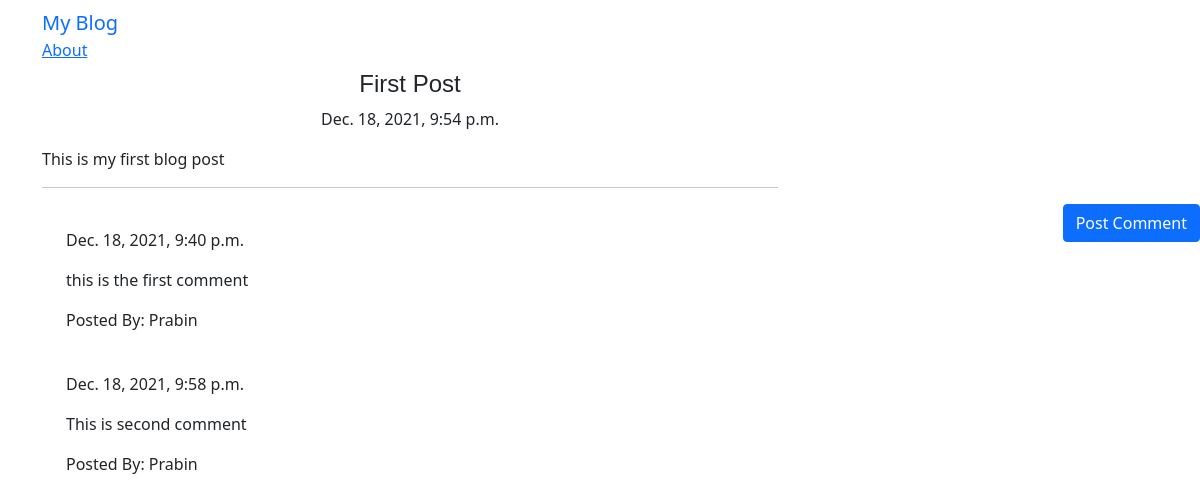
Screenshot of /blog/post/3 with the database file from the repository.
### blog/models.py (models this page shows, shortened)
class Post(models.Model):
    author = models.ForeignKey('auth.User', on_delete=models.CASCADE)
    title = models.CharField(max_length=256)
    text = models.TextField()
    created_date = models.DateTimeField(default=timezone.now())
    published_date = models.DateTimeField(blank=True, null=True)

class Comment(models.Model):
    post = models.ForeignKey('blog.Post', related_name='comments', on_delete=CASCADE)
    author = models.CharField(max_length=200)
    text = models.TextField()
    created_date = models.DateTimeField(default=timezone.now())
    approved_comment = models.BooleanField(default=False)

### blog/views.py (the view)
# urls.py: re_path('post/(?P<pk>\d+)$', views.PostDetailView.as_view(), name='post_detail'),
class PostDetailView(DetailView):
    model = Post

### blog/templates/blog/post_detail.html (shortened to what this page needs)
{% extends 'blog/base.html' %}
{% block content %}
<h1 class="posttitle loader">{{ post.title}} </h1>
{% if post.published_date %}
<div class="date postdate">
    {{ post.published_date }}
</div>
{% else %}
<a class="btn btn-primary" href="{% url 'post_publish' pk=post.pk %}">Publish</a>
{% endif %}
<p class="postcontent">{{ post.text |safe|linebreaks}}</p>
<hr>
<a href="{% url 'add_comment_to_post' pk=post.pk %}" class="btn btn-primary btn-comment">Post Comment</a>
<div class="container">
    {% for comment in post.comments.all %}
    <br>
    {% if user.is_authenticated or comment.approved_comment %}
    {{ comment.created_date }}
    <p>{{comment.text | safe | linebreaks }}</p>
    <p>Posted By: {{ comment.author }}</p>
    {% endif %}
    {% empty %}
    <p>No Comments!</p>
    {% endfor %}
</div>
{% endblock %}

### blog/static/css/blog.css (style rules this page uses)
.postdate { text-align: center; }
.posttitle { font-family:'Gill Sans', 'Gill Sans MT', Calibri, 'Trebuchet MS', sans-serif; font-size: 1.5em; text-align: center; }
.postcontent { font-family: 'Gill Sans', 'Gill Sans MT', Calibri, 'Trebuchet MS', sans-serif; font-size: 1.5em; }
.btn-comment { position: absolute; right:0px; }

### rows the page displays
Post: title "First Post", published_date "Dec. 18, 2021, 9:54 p.m.", text "This is my first blog post"
Comment: created_date "Dec. 18, 2021, 9:40 p.m.", text "this is the first comment", author "Prabin"
Comment: created_date "Dec. 18, 2021, 9:58 p.m.", text "This is second comment", author "Prabin"
